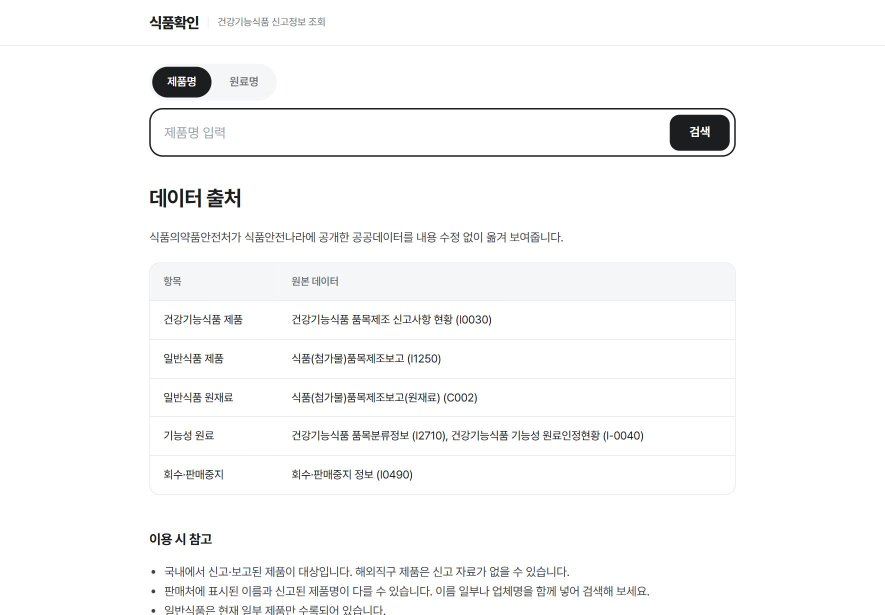
#> input picture 식품확인/평가/img/about.jpg, 1770 x 1230 px (shown at 1/2 size)
$ python fit_ratio.py '../../../../../식품확인/평가/img/about.jpg' out.png
#> lines starting #> are read from the running program, lines starting #| are printed output that depends on the picture
"""생성된 이미지를 원하는 비율로 자르고 크기를 맞춘다. 새로 그리지 않는다.

기본값은 인스타그램 피드용 4:5, 1080x1350.

사용법:
    python fit_ratio.py <입력> <출력>                      # 4:5, 1080x1350, 가운데 기준
    python fit_ratio.py <입력> <출력> --ratio 1:1           # 1:1, 가로 1080 기준(1080x1080)
    python fit_ratio.py <입력> <출력> --ratio 16:9 --size 1920x1080
    python fit_ratio.py <입력> <출력> --anchor top          # 위쪽 기준으로 자르기 (center/top/bottom)
"""
import argparse
import sys
from pathlib import Path

from PIL import Image


def parse_pair(text, sep):
    a, b = text.lower().split(sep)
    return int(a), int(b)


def main():
    ap = argparse.ArgumentParser()
    ap.add_argument("input")
    ap.add_argument("output")
    ap.add_argument("--ratio", default="4:5", help="가로:세로 (기본 4:5)")
    ap.add_argument("--size", help="최종 크기 가로x세로. 생략하면 4:5는 1080x1350, 그 외는 가로 1080 기준")
    ap.add_argument("--anchor", default="center", choices=["center", "top", "bottom"])
    args = ap.parse_args()

    rw, rh = parse_pair(args.ratio, ":")
    if args.size:
        out_w, out_h = parse_pair(args.size, "x")
    else:
        out_w, out_h = 1080, round(1080 * rh / rw)

    img = Image.open(args.input)
#> img is the input picture: PIL image 1770x1230 RGB; mean R, G, B 248.5, 248.6, 248.7
    w, h = img.size
#> w = 1770; h = 1230
    target = rw / rh
    if w / h > target:  # 너무 넓다 → 좌우를 자른다
        cw, ch = round(h * target), h
#> cw = 984; ch = 1230
        x0, y0 = (w - cw) // 2, 0
#> x0 = 393; y0 = 0
    else:  # 너무 길다 → 위아래를 자른다
        cw, ch = w, round(w / target)
        x0 = 0
        y0 = {"center": (h - ch) // 2, "top": 0, "bottom": h - ch}[args.anchor]
    out = img.crop((x0, y0, x0 + cw, y0 + ch)).resize((out_w, out_h), Image.LANCZOS)
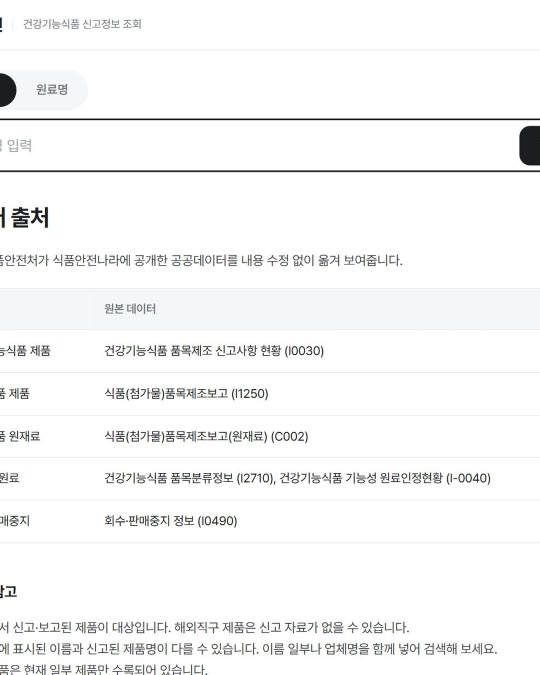
#> out: PIL image 1080x1350 RGB (shown at 1/2 size); mean R, G, B 246.8, 247, 247
    Path(args.output).parent.mkdir(parents=True, exist_ok=True)
    out.save(args.output)
    print(f"{args.input} ({w}x{h}) -> 잘라낸 영역 {cw}x{ch} @({x0},{y0}) -> {args.output} ({out_w}x{out_h})")
#| ../../../../../식품확인/평가/img/about.jpg (1770x1230) -> 잘라낸 영역 984x1230 @(393,0) -> out.png (1080x1350)


if __name__ == "__main__":
    sys.stdout.reconfigure(encoding="utf-8")
    main()

$ run again, on 식품확인/평가/img/boswellia_gf.jpg
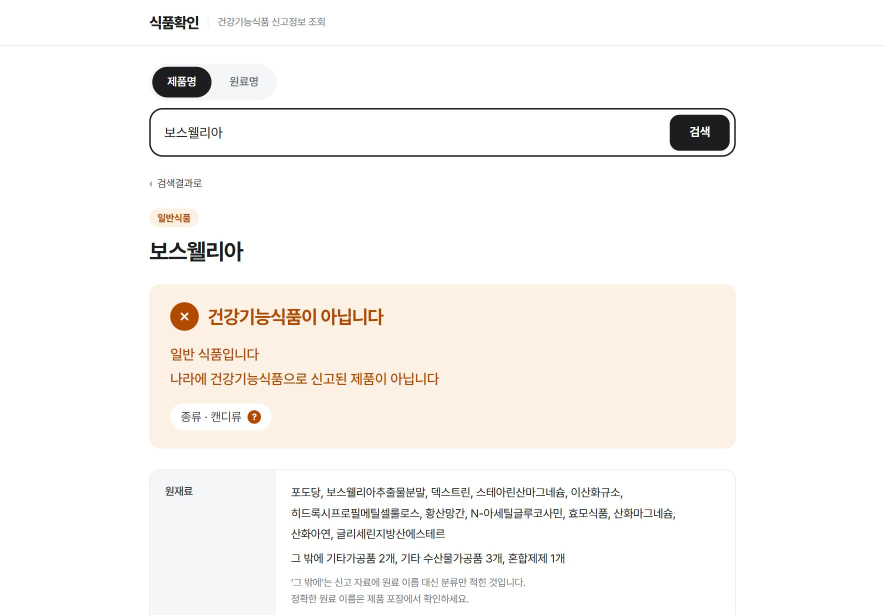
#> input picture 식품확인/평가/img/boswellia_gf.jpg, 1770 x 1230 px (shown at 1/2 size)
#> in main, img is the input picture: PIL image 1770x1230 RGB; mean R, G, B 249.2, 246.7, 244.4
#> in main, `out = img.crop((x0, y0, x0 + cw, y0 + ch)).resize((out_w, out_h), Imag..`:
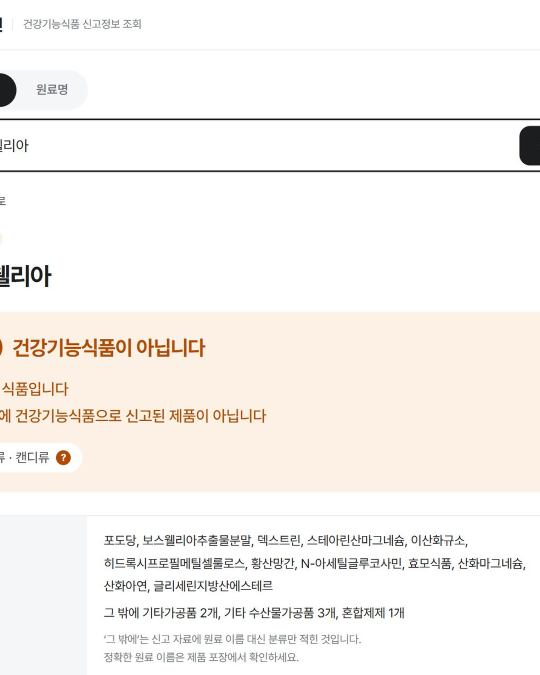
#> out: PIL image 1080x1350 RGB (shown at 1/2 size); mean R, G, B 247.9, 244.3, 240.8
#| ../../../../../식품확인/평가/img/boswellia_gf.jpg (1770x1230) -> 잘라낸 영역 984x1230 @(393,0) -> out.png (1080x1350)

$ run again, on 식품확인/평가/img/boswellia_list.jpg
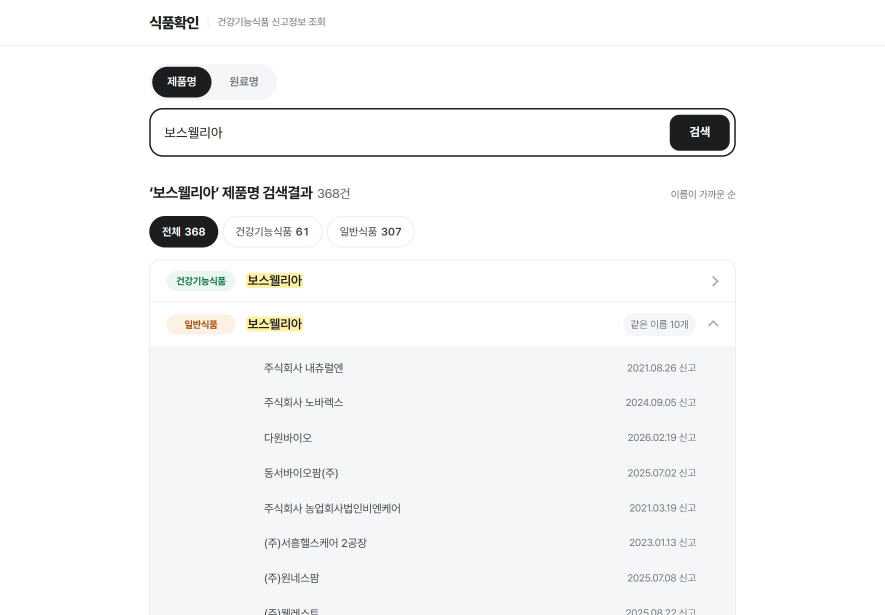
#> input picture 식품확인/평가/img/boswellia_list.jpg, 1770 x 1230 px (shown at 1/2 size)
#> in main, img is the input picture: PIL image 1770x1230 RGB; mean R, G, B 246.9, 247.3, 247.6
#> in main, `out = img.crop((x0, y0, x0 + cw, y0 + ch)).resize((out_w, out_h), Imag..`:
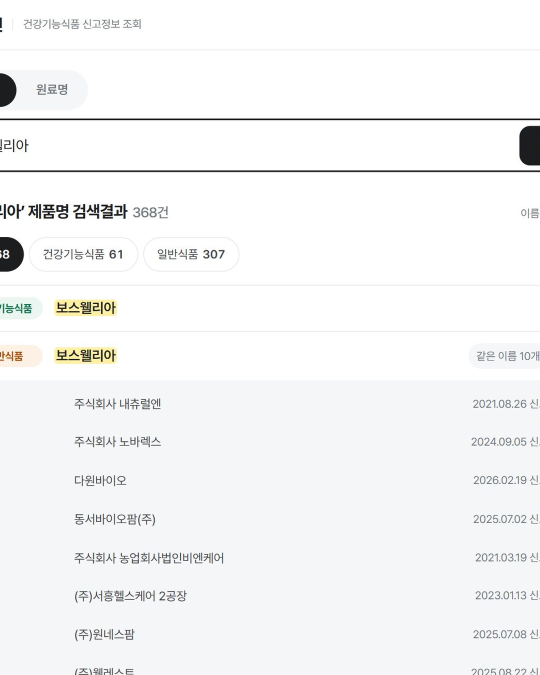
#> out: PIL image 1080x1350 RGB (shown at 1/2 size); mean R, G, B 245.1, 245.6, 246.1
#| ../../../../../식품확인/평가/img/boswellia_list.jpg (1770x1230) -> 잘라낸 영역 984x1230 @(393,0) -> out.png (1080x1350)
